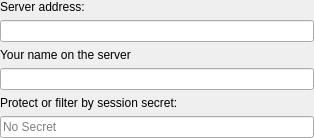
<?xml version="1.0" encoding="UTF-8"?>
<ui version="4.0">
 <class>Form</class>
 <widget class="QWidget" name="Form">
  <property name="geometry">
   <rect>
    <x>0</x>
    <y>0</y>
    <width>314</width>
    <height>129</height>
   </rect>
  </property>
  <property name="windowTitle">
   <string>Select Game</string>
  </property>
  <layout class="QVBoxLayout" name="verticalLayout">
   <property name="leftMargin">
    <number>0</number>
   </property>
   <property name="topMargin">
    <number>0</number>
   </property>
   <property name="rightMargin">
    <number>0</number>
   </property>
   <property name="bottomMargin">
    <number>0</number>
   </property>
   <item>
    <widget class="QLabel" name="label_address">
     <property name="text">
      <string>Server address:</string>
     </property>
    </widget>
   </item>
   <item>
    <widget class="QLineEdit" name="lineEdit_address"/>
   </item>
   <item>
    <widget class="QLabel" name="label_name">
     <property name="text">
      <string>Your name on the server</string>
     </property>
    </widget>
   </item>
   <item>
    <widget class="QLineEdit" name="lineEdit_name"/>
   </item>
   <item>
    <widget class="QLabel" name="label_secret">
     <property name="text">
      <string>Protect or filter by session secret:</string>
     </property>
    </widget>
   </item>
   <item>
    <widget class="QLineEdit" name="lineEdit_secret">
     <property name="placeholderText">
      <string>No Secret</string>
     </property>
    </widget>
   </item>
  </layout>
 </widget>
 <resources/>
 <connections/>
</ui>
